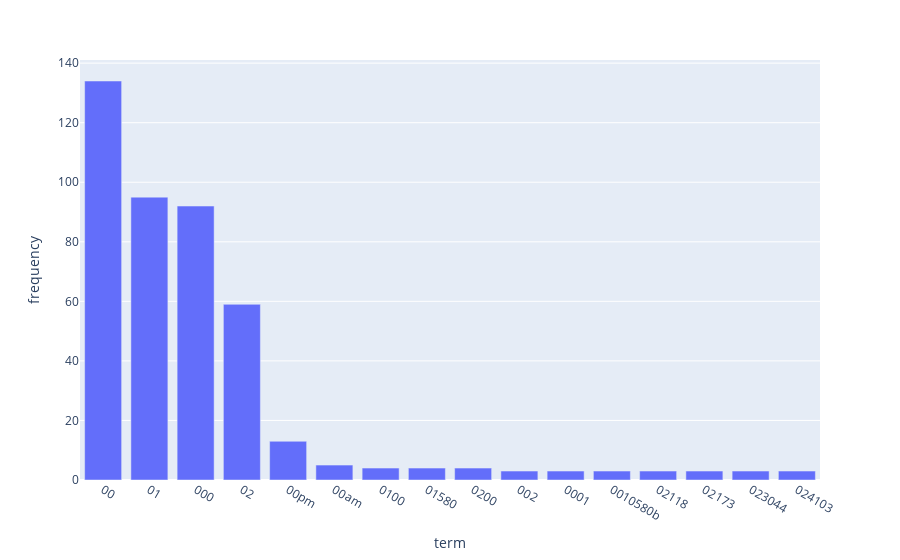

This figure's notebook cell:
### Markdown cell above
### >>> **Exercise 14 (take home):** 
Additionally, you can attempt to sort the terms on the `x-axis` by frequency instead of in alphabetical order. This way the visualization is more meaninfgul and you will be able to observe the so called [long tail](https://en.wikipedia.org/wiki/Long_tail) (get familiar with this term since it will appear a lot in data mining and other statistics courses). see picture below

![alt txt](https://upload.wikimedia.org/wikipedia/commons/thumb/8/8a/Long_tail.svg/1000px-Long_tail.svg.png)

### Code cell
# Answer here
sorted_top_terms_df = top_terms_df.sort_values(by='frequency', ascending=False)

fig = px.bar(sorted_top_terms_df, x='term', y='frequency')
fig.show()

### Figure 1 — Plotly figure (JSON) as saved in the notebook; plotly's stock layout.template omitted (floating-point values rounded to 4 significant figures)
{"data": [{"alignmentgroup": "True", "hovertemplate": "term=%{x}<br>frequency=%{y}<extra></extra>", "legendgroup": "", "marker": {"color": "#636efa", "pattern": {"shape": ""}}, "name": "", "offsetgroup": "", "orientation": "v", "showlegend": false, "textposition": "auto", "type": "bar", "x": ["00", "01", "000", "02", "00pm", "00am", "0100", "01580", "0200", "002", "0001", "0010580b", "02118", "02173", "023044", "024103"], "xaxis": "x", "y": [134, 95, 92, 59, 13, 5, 4, 4, 4, 3, 3, 3, 3, 3, 3, 3], "yaxis": "y"}], "layout": {"barmode": "relative", "legend": {"tracegroupgap": 0}, "margin": {"t": 60}, "xaxis": {"anchor": "y", "domain": [0, 1], "title": {"text": "term"}}, "yaxis": {"anchor": "x", "domain": [0, 1], "title": {"text": "frequency"}}}}
